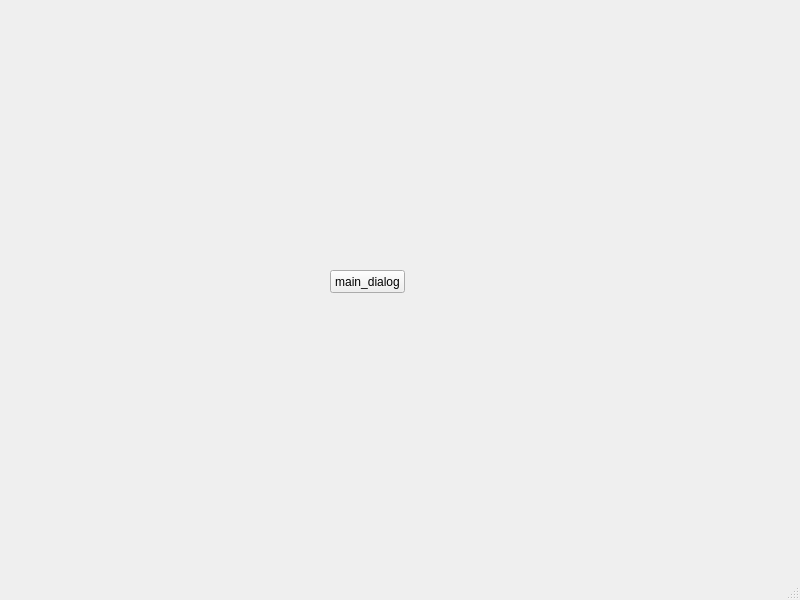
<?xml version="1.0" encoding="UTF-8"?>
<ui version="4.0">
 <class>MainWindow</class>
 <widget class="QMainWindow" name="MainWindow">
  <property name="geometry">
   <rect>
    <x>0</x>
    <y>0</y>
    <width>800</width>
    <height>600</height>
   </rect>
  </property>
  <property name="windowTitle">
   <string>MainWindow</string>
  </property>
  <widget class="QWidget" name="centralwidget">
   <widget class="QPushButton" name="main_dialog_btn">
    <property name="geometry">
     <rect>
      <x>330</x>
      <y>270</y>
      <width>75</width>
      <height>23</height>
     </rect>
    </property>
    <property name="text">
     <string>main_dialog</string>
    </property>
   </widget>
  </widget>
  <widget class="QMenuBar" name="menubar">
   <property name="geometry">
    <rect>
     <x>0</x>
     <y>0</y>
     <width>800</width>
     <height>23</height>
    </rect>
   </property>
  </widget>
  <widget class="QStatusBar" name="statusbar"/>
 </widget>
 <resources/>
 <connections/>
</ui>
